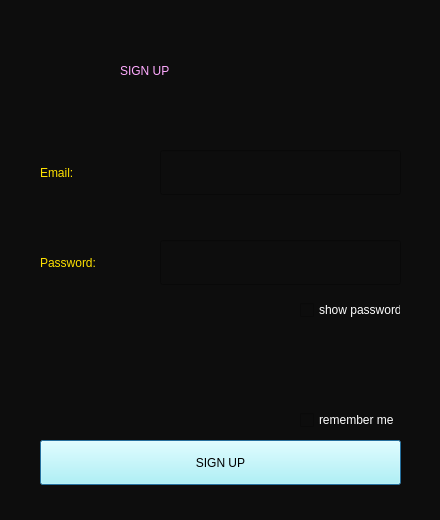
<?xml version="1.0" encoding="UTF-8"?>
<ui version="4.0">
 <class>Dialog</class>
 <widget class="QDialog" name="Dialog">
  <property name="geometry">
   <rect>
    <x>0</x>
    <y>0</y>
    <width>440</width>
    <height>520</height>
   </rect>
  </property>
  <property name="windowTitle">
   <string>Sign Up</string>
  </property>
  <property name="styleSheet">
   <string notr="true">background-color:rgb(13, 13, 13);</string>
  </property>
  <widget class="QLabel" name="label">
   <property name="geometry">
    <rect>
     <x>120</x>
     <y>40</y>
     <width>201</width>
     <height>61</height>
    </rect>
   </property>
   <property name="styleSheet">
    <string notr="true">color: rgb(255, 170, 255);
font: 34pt &quot;MS Reference Sans Serif&quot;;</string>
   </property>
   <property name="text">
    <string>SIGN UP</string>
   </property>
  </widget>
  <widget class="QLabel" name="label_2">
   <property name="geometry">
    <rect>
     <x>40</x>
     <y>150</y>
     <width>101</width>
     <height>45</height>
    </rect>
   </property>
   <property name="styleSheet">
    <string notr="true">color:rgb(255, 226, 0); font: 17pt &quot;Swis721 BlkCn BT&quot;;</string>
   </property>
   <property name="text">
    <string>Email:</string>
   </property>
  </widget>
  <widget class="QLineEdit" name="Email">
   <property name="geometry">
    <rect>
     <x>160</x>
     <y>150</y>
     <width>241</width>
     <height>45</height>
    </rect>
   </property>
   <property name="styleSheet">
    <string notr="true">color:rgb(255, 255, 255);
font: 63 15pt &quot;Segoe UI Semibold&quot;;</string>
   </property>
   <property name="cursorPosition">
    <number>0</number>
   </property>
  </widget>
  <widget class="QLineEdit" name="Password">
   <property name="geometry">
    <rect>
     <x>160</x>
     <y>240</y>
     <width>241</width>
     <height>45</height>
    </rect>
   </property>
   <property name="styleSheet">
    <string notr="true">color:rgb(255, 255, 255);
font: 63 15pt &quot;Segoe UI Semibold&quot;;</string>
   </property>
   <property name="echoMode">
    <enum>QLineEdit::Password</enum>
   </property>
  </widget>
  <widget class="QLabel" name="label_3">
   <property name="geometry">
    <rect>
     <x>40</x>
     <y>240</y>
     <width>101</width>
     <height>45</height>
    </rect>
   </property>
   <property name="styleSheet">
    <string notr="true">color:rgb(255, 226, 0); font: 17pt &quot;Swis721 BlkCn BT&quot;;</string>
   </property>
   <property name="text">
    <string>Password:</string>
   </property>
  </widget>
  <widget class="QPushButton" name="SignUpBtn">
   <property name="geometry">
    <rect>
     <x>40</x>
     <y>440</y>
     <width>361</width>
     <height>45</height>
    </rect>
   </property>
   <property name="styleSheet">
    <string notr="true">background-color: rgb(170, 255, 255);</string>
   </property>
   <property name="text">
    <string>SIGN UP</string>
   </property>
  </widget>
  <widget class="QCheckBox" name="RemeberMeFlag">
   <property name="geometry">
    <rect>
     <x>300</x>
     <y>410</y>
     <width>101</width>
     <height>20</height>
    </rect>
   </property>
   <property name="styleSheet">
    <string notr="true">color: rgb(255, 255, 255);</string>
   </property>
   <property name="text">
    <string>remember me</string>
   </property>
  </widget>
  <widget class="QCheckBox" name="ShowPasswordFlag">
   <property name="geometry">
    <rect>
     <x>300</x>
     <y>300</y>
     <width>101</width>
     <height>20</height>
    </rect>
   </property>
   <property name="styleSheet">
    <string notr="true">color: rgb(255, 255, 255);</string>
   </property>
   <property name="text">
    <string>show password</string>
   </property>
  </widget>
 </widget>
 <resources/>
 <connections/>
</ui>
